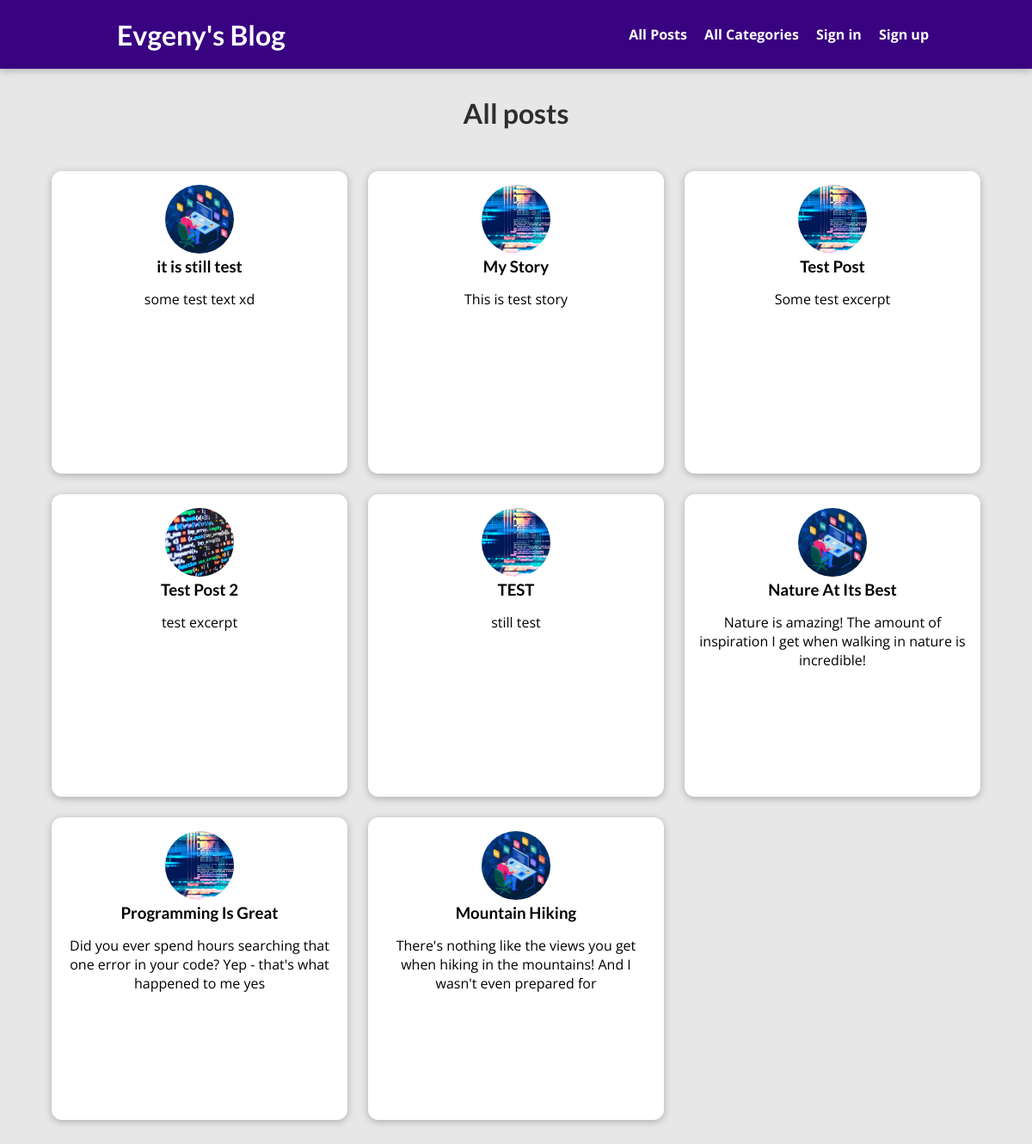
Page /posts on the earlier database version.
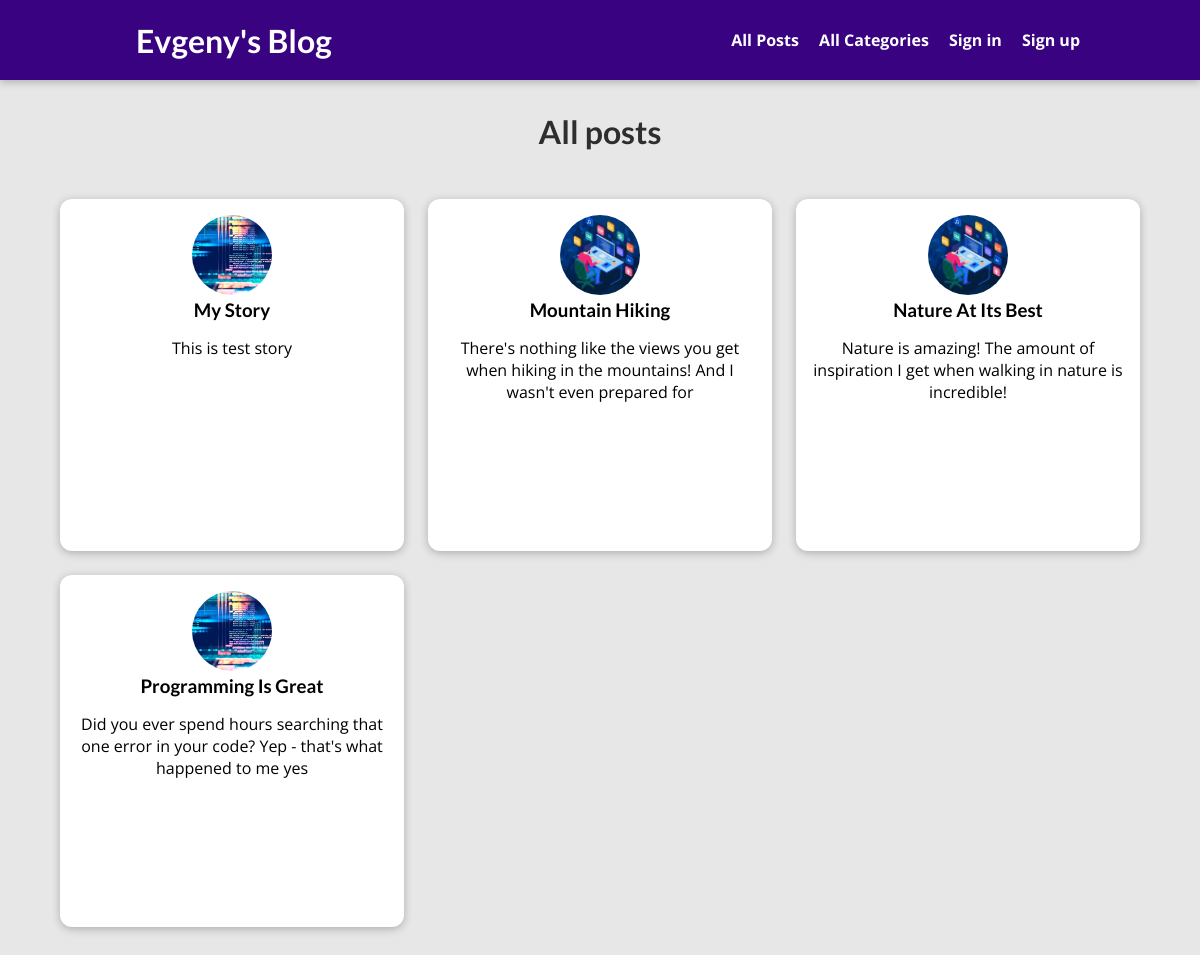
Same page on the later database version.
### blog/models.py (models this page shows, shortened)
class Post(models.Model):
    title = models.CharField(max_length=20)
    views = models.IntegerField(default=0)
    excerpt = models.CharField(max_length=100)
    image = models.ImageField(upload_to='posts', null=True)
    date = models.DateField(auto_now=True)
    time = models.TimeField(auto_now=True, null=True)
    slug = models.SlugField(unique=True)
    content = models.TextField(validators=[MinLengthValidator(10)])
    author = models.ForeignKey(Author, on_delete=models.SET_NULL, null=True, related_name="posts")
    tags = models.ManyToManyField(Tag)

### blog/views.py (the view)
# urls.py: path('posts', views.PostsView.as_view(), name='posts-page'),
class PostsView(ListView):
    template_name = 'blog/all-posts.html'
    model = Post
    ordering = ['-time']
    context_object_name = 'posts'

### blog/templates/blog/all-posts.html (shortened to what this page needs)
{% extends 'base.html' %}
{% load static %}
{% block css_files %}
    <link rel="stylesheet" href="{% static 'blog/all-posts.css' %}">
{% endblock %}
{% block content%}
    <section id="all-posts">
        <h2>All posts</h2>
        <ul>
            {% for post in posts %}
                {% include 'blog/includes/post.html' %}
            {% endfor %}
        </ul>
    </section>
{% endblock %}

### blog/templates/blog/includes/post.html
{% load static %}
{% block css_files%}
    <link rel="stylesheet" href="{% static 'blog/post.css'%}">
{% endblock %}
<li>
    <article class="post">
        <a href="{% url 'post-detail-page' post.slug %}">
            <img src="{{ post.image.url }}">
            <div class="post__content">
                <h3>{{ post.title }}</h3>
                <p>{{ post.excerpt }}</p>
            </div>
        </a>
    </article>
</li>

Differences in the rows shown:
removed Post: image (picture), title "it is still test", excerpt "some test text xd"
removed Post: image (picture), title "Test Post", excerpt "Some test excerpt"
removed Post: image (picture), title "Test Post 2", excerpt "test excerpt"
removed Post: image (picture), title "TEST", excerpt "still test"
changed Post "Mountain Hiking": moves up the list
